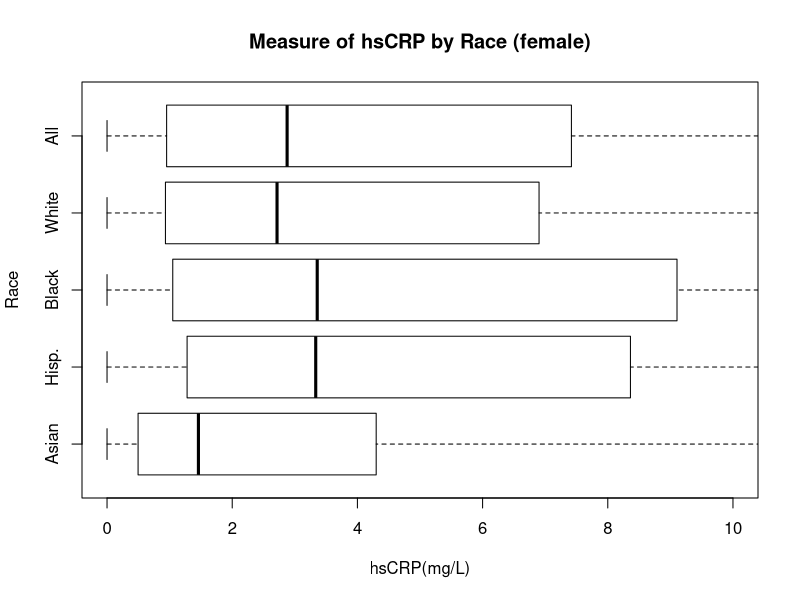
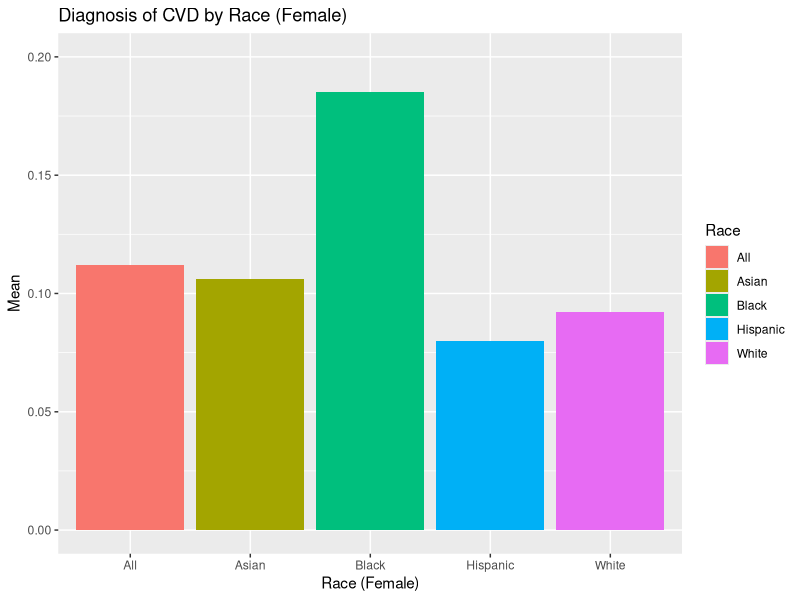
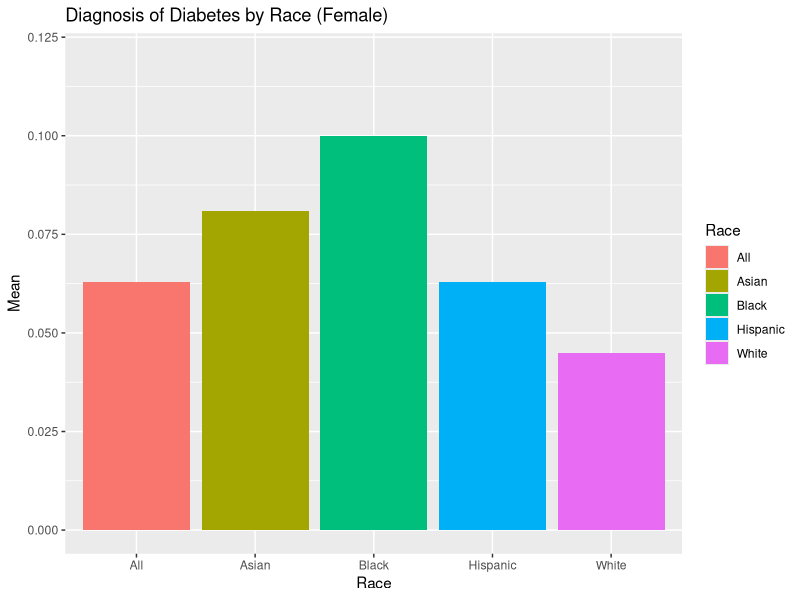

Write the R code that produced these figures, in order.
## ---- chunk 1
library(tidyverse)
library(readr)
## ---- chunk 2
fAsianDF <- read_csv("./Data/fData/F_Asian.csv")
fHispanicDF <- read_csv("./Data/fData/F_hispanic.csv")
fBlackDF <- read_csv("./Data/fData/F_non-hispanic_black.csv")
fWhiteDF <- read_csv("./Data/fData/F_non-hispanic_white.csv")
fDF <- read_csv("./Data/fData/allFemales.csv")

## ---- chunk 3

# Remember to rename first row 
fAsianDFClean <- mutate(fAsianDF, Race = "Asian") %>% 
  slice(1, 11, 23, 24, 25, 34) 

fHispanicDFClean <- mutate(fHispanicDF, Race = "Hispanic") %>% 
  slice(1, 11, 23, 24, 25, 34) 

fBlackDFClean <- mutate(fBlackDF, Race = "Black") %>% 
  slice(1, 11, 23, 24, 25, 34) 

fWhiteDFClean <- mutate(fWhiteDF, Race = "White") %>% 
  slice(1, 11, 23, 24, 25, 34) 

fDFClean <- mutate(fDF, Race = "All") %>% 
  slice(1, 11, 23, 24, 25, 34)

colnames(fDFClean)[1] = "...1"

## ---- chunk 4
raceList1 <- rbind(fAsianDFClean, fHispanicDFClean)
raceList2 <- rbind(fBlackDFClean, fWhiteDFClean)
raceList3 <- rbind(raceList1, raceList2)
finalRaceListF <- rbind(raceList3, fDFClean)

## ---- chunk 5
# Note: The matrix must be race x summary statistics in order of (min, Q1, Q2, Q3, max)
#         [min] [q1] [q2] [q3] [max]
# [Asian]
# [Hispanic]
# [Black]
# [White]

finalRaceListF_CRP <- finalRaceListF %>% 
  slice(3, 9, 15, 21, 27) 

fStats <- list(stats=t(cbind(finalRaceListF_CRP$Minimum,
                 finalRaceListF_CRP$`Percentile 25`,
                 finalRaceListF_CRP$Median,
                 finalRaceListF_CRP$`Percentile 75`,
                 finalRaceListF_CRP$Maximum)),
               n=c(finalRaceListF_CRP$Count[1],
                   finalRaceListF_CRP$Count[2],
                   finalRaceListF_CRP$Count[3],
                   finalRaceListF_CRP$Count[4],
                   finalRaceListF_CRP$Count[5]))

                

bxp(fStats, show.names = FALSE, main="Measure of hsCRP by Race (female)", xlab="hsCRP(mg/L)", ylab="Race", ylim = c(0,10), horizontal = TRUE)
axis(2, at = 1:5, labels = c("Asian", "Hisp.", "Black", "White", "All"))

## ---- chunk 6
# Frequency of Cardiovascular Disease (CVD) diagnoses 
# Bar graph 
finalRaceListF_CVD <- finalRaceListF %>% 
  slice(1, 7, 13, 19, 25) 

finalRaceListF_CVD_bar <- ggplot(finalRaceListF_CVD, aes(x=Race, y=Mean, fill=Race)) + 
  geom_bar(stat="identity") + 
  ylim(0,0.2) + 
  labs(title = "Diagnosis of CVD by Race (Female)", x = "Race (Female)")
finalRaceListF_CVD_bar
## ---- chunk 7
# Frequency of Diabetes diagnoses
# Bar graph 
finalRaceListF_D <- finalRaceListF %>% 
  slice(2, 8, 14, 20, 26)

finalRaceListF_D_bar <- ggplot(finalRaceListF_D, aes(x=Race, y=Mean, fill=Race)) + 
  geom_bar(stat="identity") + 
  ylim(0, 0.12) + 
  labs(title="Diagnosis of Diabetes by Race (Female)")
finalRaceListF_D_bar
## ---- chunk 8
# Relationship between hsCRP and Cardiovascular Disease
# Bar graph 

# Relationship between hsCRP and Diabetes
# Bar graph 

